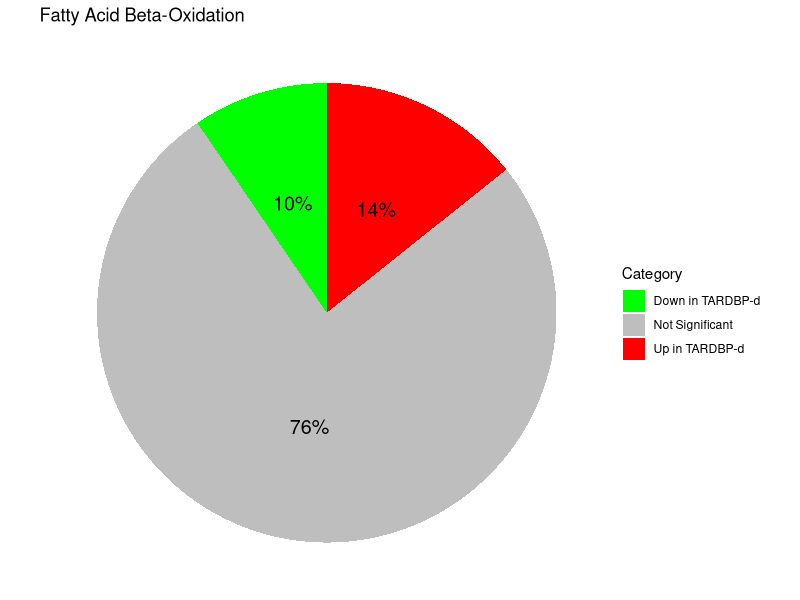
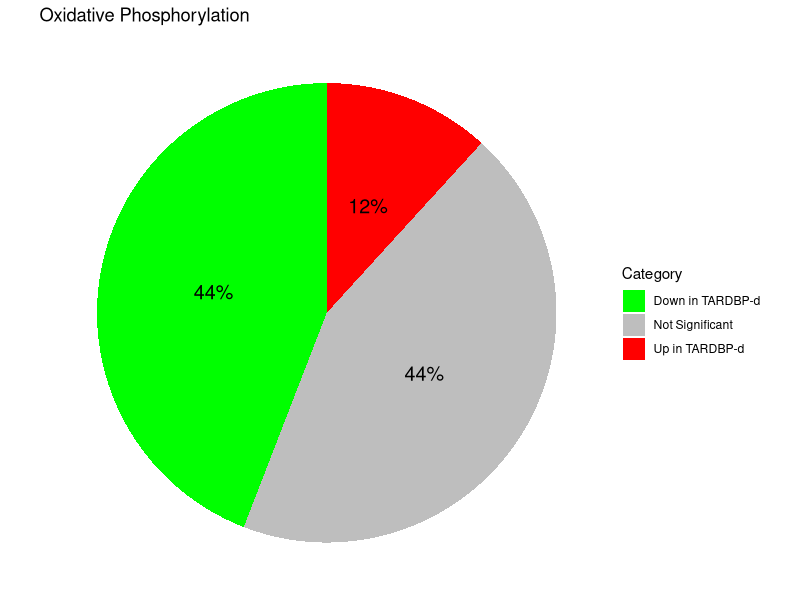
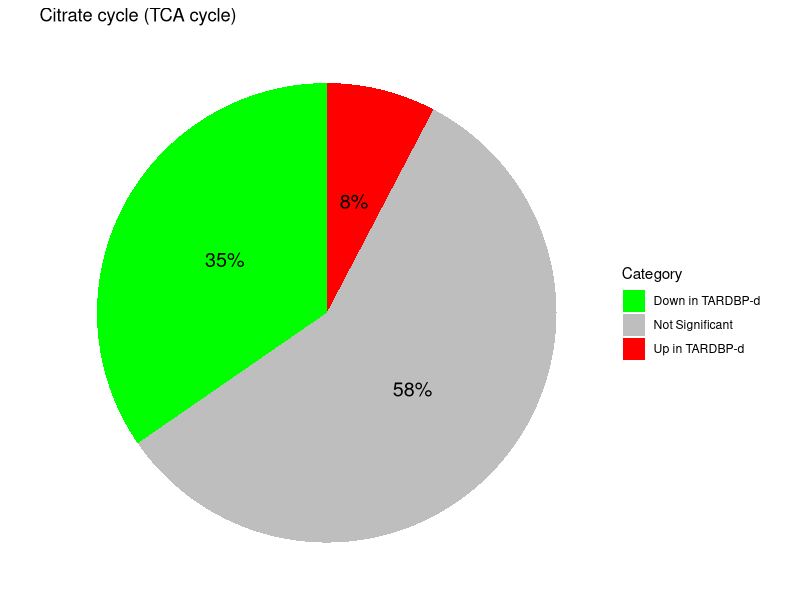
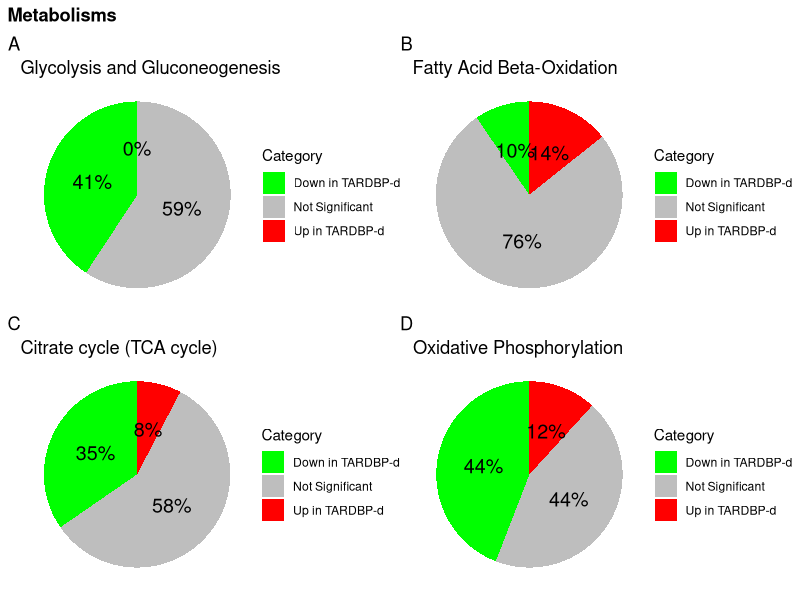
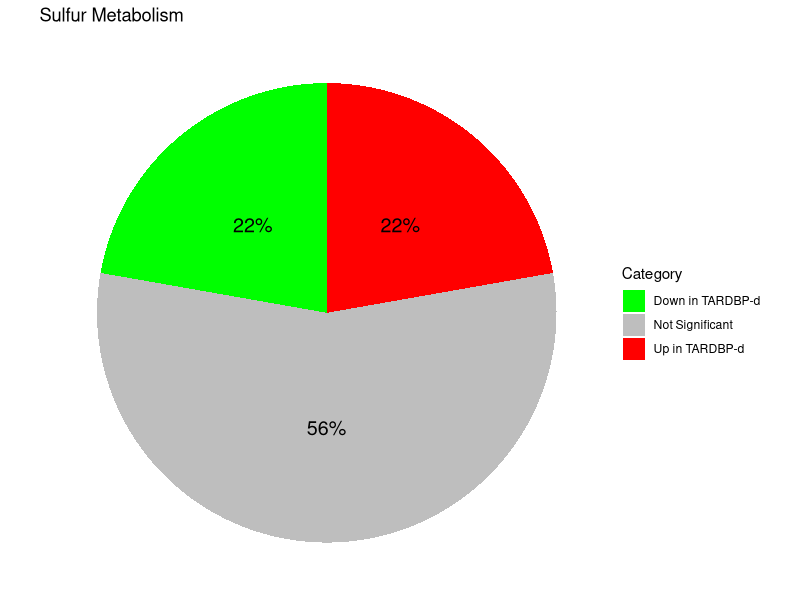
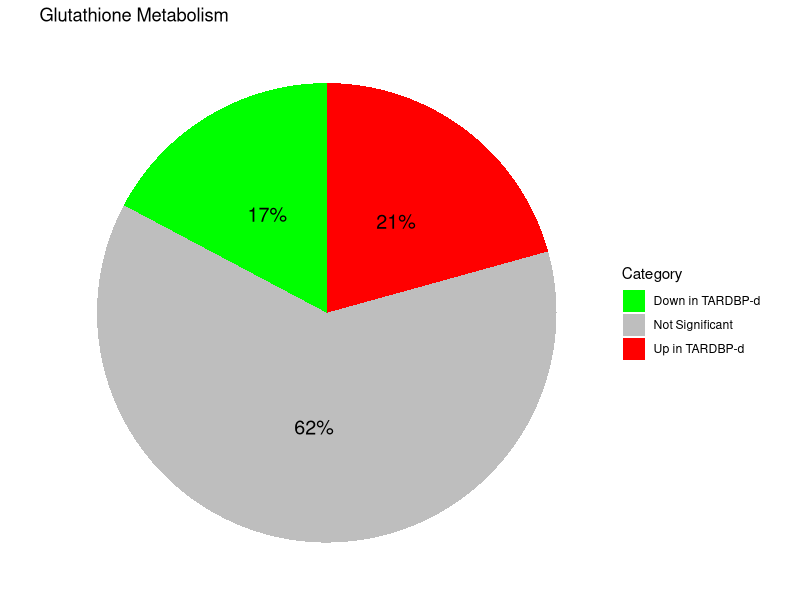
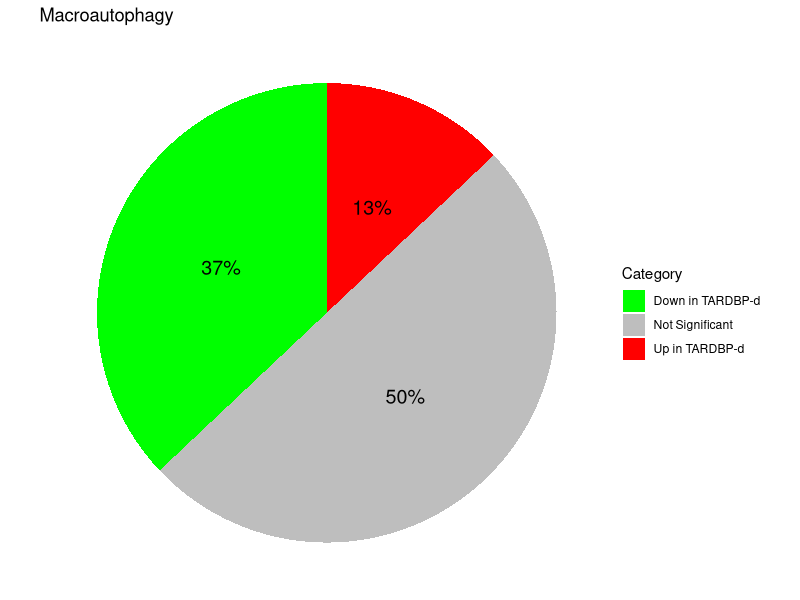
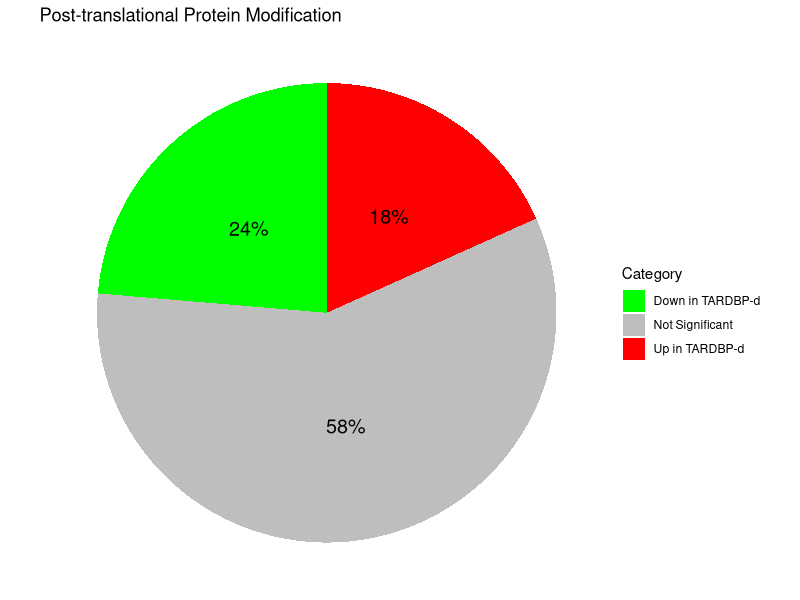

Generate these figures, in order, with R:
library(ggplot2)
library(tidyverse)
library(dplyr)
library(patchwork)

#METABOLISMS
#Glycolysis and gluconeogenesis
dataGlycolysis <- data.frame(
  Category = c("Up in TARDBP-d", "Down in TARDBP-d", "Not Significant"),
  count = c(0, 11, 16)
)
dataGlycolysis$percent <- dataGlycolysis$count / sum(dataGlycolysis$count) * 100

# Definizione dei colori per ciascuna categoria
colors <- c("Up in TARDBP-d" = "red", "Down in TARDBP-d" = "green", "Not Significant" = "grey")

# Creazione del grafico a torta con ggplot2
Glycolysis <- ggplot(dataGlycolysis, aes(x = "", y = count, fill = Category)) +
  geom_bar(stat = "identity") +
  geom_text(aes(label = paste0(round(percent), "%")), 
            position = position_stack(vjust = 0.5), 
            color = "black", size = 5)+
  coord_polar(theta = "y") +
  scale_fill_manual(values = colors) +  # Specifica i colori manualmente
  theme_void() +
  labs(title = "Glycolysis and Gluconeogenesis")

#Fatty acid beta-oxidation
dataFAO <- data.frame(
  Category = c("Up in TARDBP-d", "Down in TARDBP-d", "Not Significant"),
  count = c(3, 2, 16)
)
dataFAO$percent <- dataFAO$count / sum(dataFAO$count) * 100


# Creazione del grafico a torta con ggplot2
FAO <- ggplot(dataFAO, aes(x = "", y = count, fill = Category)) +
  geom_bar(stat = "identity") +
  geom_text(aes(label = paste0(round(percent), "%")), 
            position = position_stack(vjust = 0.5), 
            color = "black", size = 5)+
  coord_polar(theta = "y") +
  scale_fill_manual(values = colors) +  # Specifica i colori manualmente
  theme_void() +
  labs(title = "Fatty Acid Beta-Oxidation")
print(FAO)

#Oxidative phosphorylation
dataoxphos <- data.frame(
  Category = c("Up in TARDBP-d", "Down in TARDBP-d", "Not Significant"),
  count = c(4, 15, 15)
)
dataoxphos$percent <- dataoxphos$count / sum(dataoxphos$count) * 100


 # Creazione del grafico a torta con ggplot2
oxphos <- ggplot(dataoxphos, aes(x = "", y = count, fill = Category)) +
  geom_bar(stat = "identity") +
  geom_text(aes(label = paste0(round(percent), "%")), 
            position = position_stack(vjust = 0.5), 
            color = "black", size = 5)+
  coord_polar(theta = "y") +
  scale_fill_manual(values = colors) +  # Specifica i colori manualmente
  theme_void() +
  labs(title = "Oxidative Phosphorylation")
print(oxphos)

#Citrate cycle (TCA cycle)
datatca <- data.frame(
  Category = c("Up in TARDBP-d", "Down in TARDBP-d", "Not Significant"),
  count = c(2, 9, 15)
)
datatca$percent <- datatca$count / sum(datatca$count) * 100

# Creazione del grafico a torta con ggplot2
TCA <- ggplot(datatca, aes(x = "", y = count, fill = Category)) +
  geom_bar(stat = "identity") +
  geom_text(aes(label = paste0(round(percent), "%")), 
            position = position_stack(vjust = 0.5), 
            color = "black", size = 5)+
  coord_polar(theta = "y") +
  scale_fill_manual(values = colors) +  # Specifica i colori manualmente
  theme_void() +
  labs(title = "Citrate cycle (TCA cycle)")
print(TCA)

((Glycolysis | FAO) /(TCA | oxphos))+
  plot_annotation(
    tag_levels = "A", 
    title = "Metabolisms",
    theme = theme(
      plot.title = element_text(face = "bold")
    )
  )

#sulfur metabolism
datasulf <- data.frame(
  Category = c("Up in TARDBP-d", "Down in TARDBP-d", "Not Significant"),
  count = c(2, 2, 5)
)
datasulf$percent <- datasulf$count / sum(datasulf$count) * 100

# Creazione del grafico a torta con ggplot2
sulfurmet <- ggplot(datasulf, aes(x = "", y = count, fill = Category)) +
  geom_bar(stat = "identity") +
  geom_text(aes(label = paste0(round(percent), "%")), 
            position = position_stack(vjust = 0.5), 
            color = "black", size = 5)+
  coord_polar(theta = "y") +
  scale_fill_manual(values = colors) +  # Specifica i colori manualmente
  theme_void() +
  labs(title = "Sulfur Metabolism")
print(sulfurmet)

#Glutathione metabolism 
datagluth <- data.frame(
  Category = c("Up in TARDBP-d", "Down in TARDBP-d", "Not Significant"),
  count = c(6, 5, 18)
)
datagluth$percent <- datagluth$count / sum(datagluth$count) * 100

# Creazione del grafico a torta con ggplot2
gluthmet <- ggplot(datagluth, aes(x = "", y = count, fill = Category)) +
  geom_bar(stat = "identity") +
  geom_text(aes(label = paste0(round(percent), "%")), 
            position = position_stack(vjust = 0.5), 
            color = "black", size = 5)+
  coord_polar(theta = "y") +
  scale_fill_manual(values = colors) +  # Specifica i colori manualmente
  theme_void() +
  labs(title = "Glutathione Metabolism")
print(gluthmet)


#Macroautophagy
datamacroau <- data.frame(
  Category = c("Up in TARDBP-d", "Down in TARDBP-d", "Not Significant"),
  count = c(7, 20, 27)
)
datamacroau$percent <- datamacroau$count / sum(datamacroau$count) * 100

# Creazione del grafico a torta con ggplot2
macroautophagy <- ggplot(datamacroau, aes(x = "", y = count, fill = Category)) +
  geom_bar(stat = "identity") +
  geom_text(aes(label = paste0(round(percent), "%")), 
            position = position_stack(vjust = 0.5), 
            color = "black", size = 5)+
  coord_polar(theta = "y") +
  scale_fill_manual(values = colors) +  # Specifica i colori manualmente
  theme_void() +
  labs(title = "Macroautophagy")
print(macroautophagy)

#Post-translational protein modification
dataPTM <- data.frame(
  Category = c("Up in TARDBP-d", "Down in TARDBP-d", "Not Significant"),
  count = c(78, 101, 248)
)
dataPTM$percent <- dataPTM$count / sum(dataPTM$count) * 100

# Creazione del grafico a torta con ggplot2
PTM <- ggplot(dataPTM, aes(x = "", y = count, fill = Category)) +
  geom_bar(stat = "identity") +
  geom_text(aes(label = paste0(round(percent), "%")), 
            position = position_stack(vjust = 0.5), 
            color = "black", size = 5)+
  coord_polar(theta = "y") +
  scale_fill_manual(values = colors) +  # Specifica i colori manualmente
  theme_void() +
  labs(title = "Post-translational Protein Modification")
print(PTM)

#Immune System
dataimmune <- data.frame(
  Category = c("Up in TARDBP-d", "Down in TARDBP-d", "Not Significant"),
  count = c(94, 143, 305)
)
dataimmune$percent <- dataimmune$count / sum(dataimmune$count) * 100

# Creazione del grafico a torta con ggplot2
immune <- ggplot(dataimmune, aes(x = "", y = count, fill = Category)) +
  geom_bar(stat = "identity") +
  geom_text(aes(label = paste0(round(percent), "%")), 
            position = position_stack(vjust = 0.5), 
            color = "black", size = 5)+
  coord_polar(theta = "y") +
  scale_fill_manual(values = colors) +  # Specifica i colori manualmente
  theme_void() +
  labs(title = "Immune System")
print(immune)

#Protein Folding
dataprot <- data.frame(
  Category = c("Up in TARDBP-d", "Down in TARDBP-d", "Not Significant"),
  count = c(3, 13, 28)
)
dataprot$percent <- dataprot$count / sum(dataprot$count) * 100


# Creazione del grafico a torta con ggplot2
prot <- ggplot(dataprot, aes(x = "", y = count, fill = Category)) +
  geom_bar(stat = "identity") +
  geom_text(aes(label = paste0(round(percent), "%")), 
            position = position_stack(vjust = 0.5), 
            color = "black", size = 5)+
  coord_polar(theta = "y") +
  scale_fill_manual(values = colors) +  # Specifica i colori manualmente
  theme_void() +
  labs(title = "Protein Folding")
print(prot) 

#Membrane Trafficking

datamem <- data.frame(
  Category = c("Up in TARDBP-d", "Down in TARDBP-d", "Not Significant"),
  count = c(56, 64, 157)
)
datamem$percent <- datamem$count / sum(datamem$count) * 100


# Creazione del grafico a torta con ggplot2
mem <- ggplot(datamem, aes(x = "", y = count, fill = Category)) +
  geom_bar(stat = "identity") +
  geom_text(aes(label = paste0(round(percent), "%")), 
            position = position_stack(vjust = 0.5), 
            color = "black", size = 5)+
  coord_polar(theta = "y") +
  scale_fill_manual(values = colors) +  # Specifica i colori manualmente
  theme_void() +
  labs(title = "Mebrane Trafficking")

print(mem)

#stress response
datastress <- data.frame(
  Category = c("Up in TARDBP-d", "Down in TARDBP-d", "Not Significant"),
  count = c(46, 110, 191)
)
datastress$percent <- datastress$count / sum(datastress$count) * 100
# Creazione del grafico a torta con percentuali esposte
ggplot(datastress, aes(x = "", y = count, fill = Category)) +
  geom_bar(stat = "identity") +
  geom_text(aes(label = paste0(round(percent), "%")), 
            position = position_stack(vjust = 0.5), 
            color = "black", size = 5)+
  coord_polar(theta = "y") +
  scale_fill_manual(values = colors) +  # Specifica i colori manualmente
  theme_void() +
  labs(title = "Cellular Responses to Stress")

#dETOX OF ROS
dataros <- data.frame(
  Category = c("Up in TARDBP-d", "Down in TARDBP-d", "Not Significant"),
  count = c(2, 9, 24)
)
dataros$percent <- dataros$count / sum(dataros$count) * 100

ros <- ggplot(dataros, aes(x = "", y = count, fill = Category)) +
  geom_bar(stat = "identity") +
  ggtitle("Detoxification of Reactive Oxygen Species")+
  geom_text(aes(label = paste0(round(percent), "%")), 
            position = position_stack(vjust = 0.5), 
            color = "black", size = 5)+
  coord_polar(theta = "y") +
  scale_fill_manual(values = colors) +  # Specifica i colori manualmente
  theme_void() 
print(ros)


###traff

datatraff <- data.frame(
  Category = c("Up in TARDBP-d", "Down in TARDBP-d", "Not Significant"),
  count = c(56, 87, 134)
)
datatraff$percent <- datatraff$count / sum(datatraff$count) * 100

traff <- ggplot(datatraff, aes(x = "", y = count, fill = Category)) +
  geom_bar(stat = "identity") +
  ggtitle("Membrane Trafficking")+
  geom_text(aes(label = paste0(round(percent), "%")), 
            position = position_stack(vjust = 0.5), 
            color = "black", size = 5)+
  coord_polar(theta = "y") +
  scale_fill_manual(values = colors) +  # Specifica i colori manualmente
  theme_void() 
print(traff)



dataapop <- data.frame(
  Category = c("Up in TARDBP-d", "Down in TARDBP-d", "Not Significant"),
  count = c(14, 26, 55)
)
dataapop$percent <- dataapop$count / sum(dataapop$count) * 100

apop <- ggplot(dataapop, aes(x = "", y = count, fill = Category)) +
  geom_bar(stat = "identity") +
  ggtitle("Apoptosis")+
  geom_text(aes(label = paste0(round(percent), "%")), 
            position = position_stack(vjust = 0.5), 
            color = "black", size = 5)+
  coord_polar(theta = "y") +
  scale_fill_manual(values = colors) +  # Specifica i colori manualmente
  theme_void() 
print(apop)

####RNA MEtabolis##
dataRNA <- data.frame(
  Category = c("Up in TARDBP-d", "Down in TARDBP-d", "Not Significant"),
  count = c(50, 92, 234)
)
dataRNA$percent <- dataRNA$count / sum(dataRNA$count) * 100
RNA <- ggplot(dataRNA, aes(x = "", y = count, fill = Category)) +
  geom_bar(stat = "identity") +
  ggtitle("RNA Metabolism")+
  geom_text(aes(label = paste0(round(percent), "%")), 
            position = position_stack(vjust = 0.5), 
            color = "black", size = 5)+
  coord_polar(theta = "y") +
  scale_fill_manual(values = colors) +  # Specifica i colori manualmente
  theme_void() 
print(RNA)



immune + PTM + RNA
